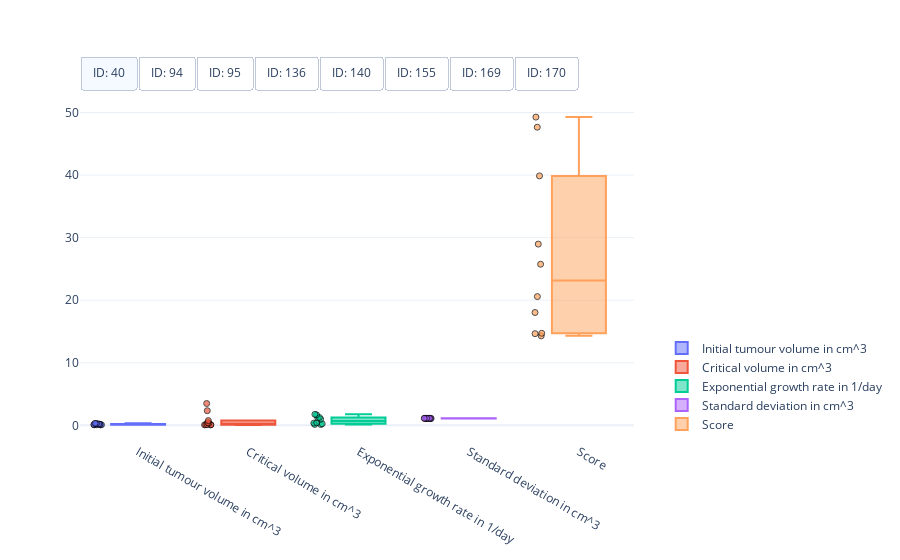

The code cell stored with this chart in its notebook:
### Code cell
#
# Visualisation of the spread of optimised model parameters for multiple runs from different initial points.
#
# This cell needs the above optimised parameters, and their respective objective function scores, as well as the data
# [mouse_params_shared_const_noise, scores_shared_const_noise, data]
#

import plotly.colors
import plotly.graph_objects as go


# Get mouse ids
mouse_ids = data['#ID'].unique()

# Get number of parameters + score (for visualisation)
n_params = mouse_params_shared_const_noise.shape[2] + 1

# Define colorscheme
colors = plotly.colors.qualitative.Plotly[:n_params]

# Get optimised parameters
optimised_parameters = mouse_params_shared_const_noise

# Get optimised parameters
scores = scores_shared_const_noise

# Create figure
fig = go.Figure()

# Box plot of optimised model parameters
for index, id_m in enumerate(mouse_ids):
    # Get optimised parameters
    parameters = optimised_parameters[index, ...]

    # Get scores
    score = scores

    # Create box plot of for initial tumour volume
    fig.add_trace(
        go.Box(
            y=parameters[:, 0],  
            name="Initial tumour volume in cm^3",
            boxpoints='all',
            jitter=0.2,
            pointpos=-1.5,
            visible=True if index == 0 else False,
            marker=dict(
                symbol='circle',
                opacity=0.7,
                line=dict(color='black', width=1)),
            marker_color=colors[0],
            line_color=colors[0]))

    # Create box plot for critical volume
    fig.add_trace(
        go.Box(
            y=parameters[:, 1],  
            name="Critical volume in cm^3",
            boxpoints='all',
            jitter=0.2,
            pointpos=-1.5,
            visible=True if index == 0 else False,
            marker=dict(
                symbol='circle',
                opacity=0.7,
                line=dict(color='black', width=1)),
            marker_color=colors[1],
            line_color=colors[1]))

    # Create box plot of for exponential tumour growth
    fig.add_trace(
        go.Box(
            y=parameters[:, 2],  
            name="Exponential growth rate in 1/day",
            boxpoints='all',
            jitter=0.2,
            pointpos=-1.5,
            visible=True if index == 0 else False,
            marker=dict(
                symbol='circle',
                opacity=0.7,
                line=dict(color='black', width=1)),
            marker_color=colors[2],
            line_color=colors[2]))

    # Create box plot for sigma
    fig.add_trace(
        go.Box(
            y=parameters[:, 3],  
            name="Standard deviation in cm^3",
            boxpoints='all',
            jitter=0.2,
            pointpos=-1.5,
            visible=True if index == 0 else False,
            marker=dict(
                symbol='circle',
                opacity=0.7,
                line=dict(color='black', width=1)),
            marker_color=colors[3],
            line_color=colors[3]))
    
    # Create box plot of for objective function score
    fig.add_trace(
        go.Box(
            y=score,  
            name="Score",
            boxpoints='all',
            jitter=0.2,
            pointpos=-1.5,
            visible=True if index == 0 else False,
            marker=dict(
                symbol='circle',
                opacity=0.7,
                line=dict(color='black', width=1)),
            marker_color=colors[4],
            line_color=colors[4]))

# Set figure size
fig.update_layout(
    autosize=True,
    template="plotly_white")

# Add switch between mice
fig.update_layout(
    updatemenus=[
        dict(
            type = "buttons",
            direction = "right",
            buttons=list([
                dict(
                    args=[{"visible": [True]*5 + [False]*(5 * 7)}],
                    label="ID: %d" % mouse_ids[0],
                    method="restyle"
                ),
                dict(
                    args=[{"visible": [False]*5 + [True]*5 + [False]*(5 * 6)}],
                    label="ID: %d" % mouse_ids[1],
                    method="restyle"
                ),
                dict(
                    args=[{"visible": [False]*(5 * 2) + [True]*5 + [False]*(5 * 5)}],
                    label="ID: %d" % mouse_ids[2],
                    method="restyle"
                ),
                dict(
                    args=[{"visible": [False]*(5 * 3) + [True]*5 + [False]*(5 * 4)}],
                    label="ID: %d" % mouse_ids[3],
                    method="restyle"
                ),
                dict(
                    args=[{"visible": [False]*(5 * 4) + [True]*5 + [False]*(5 * 3)}],
                    label="ID: %d" % mouse_ids[4],
                    method="restyle"
                ),
                dict(
                    args=[{"visible": [False]*(5 * 5) + [True]*5 + [False]*(5 * 2)}],
                    label="ID: %d" % mouse_ids[5],
                    method="restyle"
                ),
                dict(
                    args=[{"visible": [False]*(5 * 6) + [True]*5 + [False]* 5}],
                    label="ID: %d" % mouse_ids[6],
                    method="restyle"
                ),
                dict(
                    args=[{"visible": [False]*(5 * 7) + [True]*5}],
                    label="ID: %d" % mouse_ids[7],
                    method="restyle"
                )
            ]),
            pad={"r": 0, "t": -10},
            showactive=True,
            x=0.0,
            xanchor="left",
            y=1.1,
            yanchor="top"
        )
    ]
)

# Position legend
fig.update_layout(legend=dict(
    yanchor="bottom",
    y=0.01,
    xanchor="left",
    x=1.05))

# Show figure
fig.show()

### Figure 1 — Plotly figure (JSON) as saved in the notebook; plotly's stock layout.template omitted (floating-point values rounded to 4 significant figures)
{"data": [{"boxpoints": "all", "jitter": 0.2, "line": {"color": "#636EFA"}, "marker": {"color": "#636EFA", "line": {"color": "black", "width": 1}, "opacity": 0.7, "symbol": "circle"}, "name": "Initial tumour volume in cm^3", "pointpos": -1.5, "type": "box", "visible": true, "y": [0.1017, 0.2171, 0.1608, 0.2866, 0.07158, 0.08999, 0.1836, 0.09734, 0.08176, 0.3123]}, {"boxpoints": "all", "jitter": 0.2, "line": {"color": "#EF553B"}, "marker": {"color": "#EF553B", "line": {"color": "black", "width": 1}, "opacity": 0.7, "symbol": "circle"}, "name": "Critical volume in cm^3", "pointpos": -1.5, "type": "box", "visible": true, "y": [0.1202, 0.7536, 0.3347, 2.332, 0.06355, 0.091, 0.4351, 0.09493, 0.06627, 3.485]}, {"boxpoints": "all", "jitter": 0.2, "line": {"color": "#00CC96"}, "marker": {"color": "#00CC96", "line": {"color": "black", "width": 1}, "opacity": 0.7, "symbol": "circle"}, "name": "Exponential growth rate in 1/day", "pointpos": -1.5, "type": "box", "visible": true, "y": [0.9799, 0.243, 0.4224, 0.1423, 1.751, 1.254, 0.3461, 1.195, 1.669, 0.124]}, {"boxpoints": "all", "jitter": 0.2, "line": {"color": "#AB63FA"}, "marker": {"color": "#AB63FA", "line": {"color": "black", "width": 1}, "opacity": 0.7, "symbol": "circle"}, "name": "Standard deviation in cm^3", "pointpos": -1.5, "type": "box", "visible": true, "y": [1.083, 1.118, 1.111, 1.102, 1.118, 1.091, 1.084, 1.114, 1.118, 1.106]}, {"boxpoints": "all", "jitter": 0.2, "line": {"color": "#FFA15A"}, "marker": {"color": "#FFA15A", "line": {"color": "black", "width": 1}, "opacity": 0.7, "symbol": "circle"}, "name": "Score", "pointpos": -1.5, "type": "box", "visible": true, "y": [49.27, 14.65, 20.57, 28.97, 14.71, 39.87, 47.65, 18.03, 14.3, 25.75]}, {"boxpoints": "all", "jitter": 0.2, "line": {"color": "#636EFA"}, "marker": {"color": "#636EFA", "line": {"color": "black", "width": 1}, "opacity": 0.7, "symbol": "circle"}, "name": "Initial tumour volume in cm^3", "pointpos": -1.5, "type": "box", "visible": false, "y": [0.1206, 0.06361, 0.1289, 0.1244, 0.127, 0.1175, 0.1243, 0.1227, 0.07843, 0.06269]}, {"boxpoints": "all", "jitter": 0.2, "line": {"color": "#EF553B"}, "marker": {"color": "#EF553B", "line": {"color": "black", "width": 1}, "opacity": 0.7, "symbol": "circle"}, "name": "Critical volume in cm^3", "pointpos": -1.5, "type": "box", "visible": false, "y": [13.74, 0.004954, 3.532, 147.8, 138.9, 5.69, 454.9, 13.42, 0.08131, 0.01174]}, {"boxpoints": "all", "jitter": 0.2, "line": {"color": "#00CC96"}, "marker": {"color": "#00CC96", "line": {"color": "black", "width": 1}, "opacity": 0.7, "symbol": "circle"}, "name": "Exponential growth rate in 1/day", "pointpos": -1.5, "type": "box", "visible": false, "y": [0.05465, 3.329, 0.05496, 0.05241, 0.05163, 0.05729, 0.05236, 0.05402, 0.2636, 1.461]}, {"boxpoints": "all", "jitter": 0.2, "line": {"color": "#AB63FA"}, "marker": {"color": "#AB63FA", "line": {"color": "black", "width": 1}, "opacity": 0.7, "symbol": "circle"}, "name": "Standard deviation in cm^3", "pointpos": -1.5, "type": "box", "visible": false, "y": [1.083, 1.118, 1.111, 1.102, 1.118, 1.091, 1.084, 1.114, 1.118, 1.106]}, {"boxpoints": "all", "jitter": 0.2, "line": {"color": "#FFA15A"}, "marker": {"color": "#FFA15A", "line": {"color": "black", "width": 1}, "opacity": 0.7, "symbol": "circle"}, "name": "Score", "pointpos": -1.5, "type": "box", "visible": false, "y": [49.27, 14.65, 20.57, 28.97, 14.71, 39.87, 47.65, 18.03, 14.3, 25.75]}, {"boxpoints": "all", "jitter": 0.2, "line": {"color": "#636EFA"}, "marker": {"color": "#636EFA", "line": {"color": "black", "width": 1}, "opacity": 0.7, "symbol": "circle"}, "name": "Initial tumour volume in cm^3", "pointpos": -1.5, "type": "box", "visible": false, "y": [0.2214, 0.1097, 0.08656, 0.1777, 0.1168, 0.1923, 0.2244, 0.13, 0.09411, 0.1574]}, {"boxpoints": "all", "jitter": 0.2, "line": {"color": "#EF553B"}, "marker": {"color": "#EF553B", "line": {"color": "black", "width": 1}, "opacity": 0.7, "symbol": "circle"}, "name": "Critical volume in cm^3", "pointpos": -1.5, "type": "box", "visible": false, "y": [40.0, 0.4767, 0.2759, 2.217, 0.5066, 4.72, 83.47, 0.7383, 0.4096, 1.28]}, {"boxpoints": "all", "jitter": 0.2, "line": {"color": "#00CC96"}, "marker": {"color": "#00CC96", "line": {"color": "black", "width": 1}, "opacity": 0.7, "symbol": "circle"}, "name": "Exponential growth rate in 1/day", "pointpos": -1.5, "type": "box", "visible": false, "y": [0.1131, 0.3302, 0.476, 0.1613, 0.3152, 0.1367, 0.1112, 0.256, 0.3688, 0.1961]}, {"boxpoints": "all", "jitter": 0.2, "line": {"color": "#AB63FA"}, "marker": {"color": "#AB63FA", "line": {"color": "black", "width": 1}, "opacity": 0.7, "symbol": "circle"}, "name": "Standard deviation in cm^3", "pointpos": -1.5, "type": "box", "visible": false, "y": [1.083, 1.118, 1.111, 1.102, 1.118, 1.091, 1.084, 1.114, 1.118, 1.106]}, {"boxpoints": "all", "jitter": 0.2, "line": {"color": "#FFA15A"}, "marker": {"color": "#FFA15A", "line": {"color": "black", "width": 1}, "opacity": 0.7, "symbol": "circle"}, "name": "Score", "pointpos": -1.5, "type": "box", "visible": false, "y": [49.27, 14.65, 20.57, 28.97, 14.71, 39.87, 47.65, 18.03, 14.3, 25.75]}, {"boxpoints": "all", "jitter": 0.2, "line": {"color": "#636EFA"}, "marker": {"color": "#636EFA", "line": {"color": "black", "width": 1}, "opacity": 0.7, "symbol": "circle"}, "name": "Initial tumour volume in cm^3", "pointpos": -1.5, "type": "box", "visible": false, "y": [0.118, 0.1826, 0.1499, 0.1094, 0.1049, 0.08282, 0.1515, 0.07055, 0.1915, 0.07987]}, {"boxpoints": "all", "jitter": 0.2, "line": {"color": "#EF553B"}, "marker": {"color": "#EF553B", "line": {"color": "black", "width": 1}, "opacity": 0.7, "symbol": "circle"}, "name": "Critical volume in cm^3", "pointpos": -1.5, "type": "box", "visible": false, "y": [0.4475, 3.43, 1.547, 0.2989, 0.3096, 0.1236, 1.376, 0.1281, 109.1, 0.1737]}, {"boxpoints": "all", "jitter": 0.2, "line": {"color": "#00CC96"}, "marker": {"color": "#00CC96", "line": {"color": "black", "width": 1}, "opacity": 0.7, "symbol": "circle"}, "name": "Exponential growth rate in 1/day", "pointpos": -1.5, "type": "box", "visible": false, "y": [0.1712, 0.07945, 0.1012, 0.2169, 0.215, 0.414, 0.1036, 0.4151, 0.06738, 0.3276]}, {"boxpoints": "all", "jitter": 0.2, "line": {"color": "#AB63FA"}, "marker": {"color": "#AB63FA", "line": {"color": "black", "width": 1}, "opacity": 0.7, "symbol": "circle"}, "name": "Standard deviation in cm^3", "pointpos": -1.5, "type": "box", "visible": false, "y": [1.083, 1.118, 1.111, 1.102, 1.118, 1.091, 1.084, 1.114, 1.118, 1.106]}, {"boxpoints": "all", "jitter": 0.2, "line": {"color": "#FFA15A"}, "marker": {"color": "#FFA15A", "line": {"color": "black", "width": 1}, "opacity": 0.7, "symbol": "circle"}, "name": "Score", "pointpos": -1.5, "type": "box", "visible": false, "y": [49.27, 14.65, 20.57, 28.97, 14.71, 39.87, 47.65, 18.03, 14.3, 25.75]}, {"boxpoints": "all", "jitter": 0.2, "line": {"color": "#636EFA"}, "marker": {"color": "#636EFA", "line": {"color": "black", "width": 1}, "opacity": 0.7, "symbol": "circle"}, "name": "Initial tumour volume in cm^3", "pointpos": -1.5, "type": "box", "visible": false, "y": [0.08411, 0.002862, 0.0662, 0.04792, 0.003806, 0.08288, 0.08506, 0.004513, 0.002648, 0.03224]}, {"boxpoints": "all", "jitter": 0.2, "line": {"color": "#EF553B"}, "marker": {"color": "#EF553B", "line": {"color": "black", "width": 1}, "opacity": 0.7, "symbol": "circle"}, "name": "Critical volume in cm^3", "pointpos": -1.5, "type": "box", "visible": false, "y": [24.03, 0.2483, 2.11, 1.684, 0.2769, 14.74, 12.27, 0.3193, 0.2717, 1.045]}, {"boxpoints": "all", "jitter": 0.2, "line": {"color": "#00CC96"}, "marker": {"color": "#00CC96", "line": {"color": "black", "width": 1}, "opacity": 0.7, "symbol": "circle"}, "name": "Exponential growth rate in 1/day", "pointpos": -1.5, "type": "box", "visible": false, "y": [0.1107, 0.4649, 0.144, 0.1636, 0.4309, 0.1129, 0.1127, 0.3981, 0.4496, 0.1995]}, {"boxpoints": "all", "jitter": 0.2, "line": {"color": "#AB63FA"}, "marker": {"color": "#AB63FA", "line": {"color": "black", "width": 1}, "opacity": 0.7, "symbol": "circle"}, "name": "Standard deviation in cm^3", "pointpos": -1.5, "type": "box", "visible": false, "y": [1.083, 1.118, 1.111, 1.102, 1.118, 1.091, 1.084, 1.114, 1.118, 1.106]}, {"boxpoints": "all", "jitter": 0.2, "line": {"color": "#FFA15A"}, "marker": {"color": "#FFA15A", "line": {"color": "black", "width": 1}, "opacity": 0.7, "symbol": "circle"}, "name": "Score", "pointpos": -1.5, "type": "box", "visible": false, "y": [49.27, 14.65, 20.57, 28.97, 14.71, 39.87, 47.65, 18.03, 14.3, 25.75]}, {"boxpoints": "all", "jitter": 0.2, "line": {"color": "#636EFA"}, "marker": {"color": "#636EFA", "line": {"color": "black", "width": 1}, "opacity": 0.7, "symbol": "circle"}, "name": "Initial tumour volume in cm^3", "pointpos": -1.5, "type": "box", "visible": false, "y": [0.09143, 0.04402, 0.3037, 0.2647, 0.2282, 0.2711, 0.2229, 0.1787, 0.2315, 0.1678]}, {"boxpoints": "all", "jitter": 0.2, "line": {"color": "#EF553B"}, "marker": {"color": "#EF553B", "line": {"color": "black", "width": 1}, "opacity": 0.7, "symbol": "circle"}, "name": "Critical volume in cm^3", "pointpos": -1.5, "type": "box", "visible": false, "y": [0.1195, 0.03252, 17.4, 2.466, 1.367, 2.878, 1.138, 0.6214, 1.375, 0.4688]}, {"boxpoints": "all", "jitter": 0.2, "line": {"color": "#00CC96"}, "marker": {"color": "#00CC96", "line": {"color": "black", "width": 1}, "opacity": 0.7, "symbol": "circle"}, "name": "Exponential growth rate in 1/day", "pointpos": -1.5, "type": "box", "visible": false, "y": [0.7822, 2.598, 0.08452, 0.1159, 0.1472, 0.1106, 0.159, 0.2251, 0.1458, 0.2675]}, {"boxpoints": "all", "jitter": 0.2, "line": {"color": "#AB63FA"}, "marker": {"color": "#AB63FA", "line": {"color": "black", "width": 1}, "opacity": 0.7, "symbol": "circle"}, "name": "Standard deviation in cm^3", "pointpos": -1.5, "type": "box", "visible": false, "y": [1.083, 1.118, 1.111, 1.102, 1.118, 1.091, 1.084, 1.114, 1.118, 1.106]}, {"boxpoints": "all", "jitter": 0.2, "line": {"color": "#FFA15A"}, "marker": {"color": "#FFA15A", "line": {"color": "black", "width": 1}, "opacity": 0.7, "symbol": "circle"}, "name": "Score", "pointpos": -1.5, "type": "box", "visible": false, "y": [49.27, 14.65, 20.57, 28.97, 14.71, 39.87, 47.65, 18.03, 14.3, 25.75]}, {"boxpoints": "all", "jitter": 0.2, "line": {"color": "#636EFA"}, "marker": {"color": "#636EFA", "line": {"color": "black", "width": 1}, "opacity": 0.7, "symbol": "circle"}, "name": "Initial tumour volume in cm^3", "pointpos": -1.5, "type": "box", "visible": false, "y": [0.09872, 0.1459, 0.09415, 0.1419, 0.1435, 0.1439, 0.13, 0.1437, 0.1393, 0.1386]}, {"boxpoints": "all", "jitter": 0.2, "line": {"color": "#EF553B"}, "marker": {"color": "#EF553B", "line": {"color": "black", "width": 1}, "opacity": 0.7, "symbol": "circle"}, "name": "Critical volume in cm^3", "pointpos": -1.5, "type": "box", "visible": false, "y": [0.1813, 47.65, 0.1331, 5.453, 10.3, 38.03, 1.223, 5.859, 2.262, 2.134]}, {"boxpoints": "all", "jitter": 0.2, "line": {"color": "#00CC96"}, "marker": {"color": "#00CC96", "line": {"color": "black", "width": 1}, "opacity": 0.7, "symbol": "circle"}, "name": "Exponential growth rate in 1/day", "pointpos": -1.5, "type": "box", "visible": false, "y": [0.1845, 0.05663, 0.2275, 0.06078, 0.05869, 0.05721, 0.07673, 0.06002, 0.06641, 0.06713]}, {"boxpoints": "all", "jitter": 0.2, "line": {"color": "#AB63FA"}, "marker": {"color": "#AB63FA", "line": {"color": "black", "width": 1}, "opacity": 0.7, "symbol": "circle"}, "name": "Standard deviation in cm^3", "pointpos": -1.5, "type": "box", "visible": false, "y": [1.083, 1.118, 1.111, 1.102, 1.118, 1.091, 1.084, 1.114, 1.118, 1.106]}, {"boxpoints": "all", "jitter": 0.2, "line": {"color": "#FFA15A"}, "marker": {"color": "#FFA15A", "line": {"color": "black", "width": 1}, "opacity": 0.7, "symbol": "circle"}, "name": "Score", "pointpos": -1.5, "type": "box", "visible": false, "y": [49.27, 14.65, 20.57, 28.97, 14.71, 39.87, 47.65, 18.03, 14.3, 25.75]}, {"boxpoints": "all", "jitter": 0.2, "line": {"color": "#636EFA"}, "marker": {"color": "#636EFA", "line": {"color": "black", "width": 1}, "opacity": 0.7, "symbol": "circle"}, "name": "Initial tumour volume in cm^3", "pointpos": -1.5, "type": "box", "visible": false, "y": [0.04388, 0.07213, 0.09198, 0.08214, 0.08563, 0.04993, 0.05219, 0.09451, 0.1008, 0.09307]}, {"boxpoints": "all", "jitter": 0.2, "line": {"color": "#EF553B"}, "marker": {"color": "#EF553B", "line": {"color": "black", "width": 1}, "opacity": 0.7, "symbol": "circle"}, "name": "Critical volume in cm^3", "pointpos": -1.5, "type": "box", "visible": false, "y": [0.05517, 0.5874, 174.2, 0.994, 1.294, 0.08746, 0.1102, 10.14, 18.56, 15.04]}, {"boxpoints": "all", "jitter": 0.2, "line": {"color": "#00CC96"}, "marker": {"color": "#00CC96", "line": {"color": "black", "width": 1}, "opacity": 0.7, "symbol": "circle"}, "name": "Exponential growth rate in 1/day", "pointpos": -1.5, "type": "box", "visible": false, "y": [0.3976, 0.1017, 0.06427, 0.08477, 0.07927, 0.2802, 0.2384, 0.06458, 0.06198, 0.06484]}, {"boxpoints": "all", "jitter": 0.2, "line": {"color": "#AB63FA"}, "marker": {"color": "#AB63FA", "line": {"color": "black", "width": 1}, "opacity": 0.7, "symbol": "circle"}, "name": "Standard deviation in cm^3", "pointpos": -1.5, "type": "box", "visible": false, "y": [1.083, 1.118, 1.111, 1.102, 1.118, 1.091, 1.084, 1.114, 1.118, 1.106]}, {"boxpoints": "all", "jitter": 0.2, "line": {"color": "#FFA15A"}, "marker": {"color": "#FFA15A", "line": {"color": "black", "width": 1}, "opacity": 0.7, "symbol": "circle"}, "name": "Score", "pointpos": -1.5, "type": "box", "visible": false, "y": [49.27, 14.65, 20.57, 28.97, 14.71, 39.87, 47.65, 18.03, 14.3, 25.75]}], "layout": {"autosize": true, "legend": {"x": 1.05, "xanchor": "left", "y": 0.01, "yanchor": "bottom"}, "updatemenus": [{"buttons": [{"args": [{"visible": [true, true, true, true, true, false, false, false, false, false, false, false, false, false, false, false, false, false, false, false, false, false, false, false, false, false, false, false, false, false, false, false, false, false, false, false, false, false, false, false]}], "label": "ID: 40", "method": "restyle"}, {"args": [{"visible": [false, false, false, false, false, true, true, true, true, true, false, false, false, false, false, false, false, false, false, false, false, false, false, false, false, false, false, false, false, false, false, false, false, false, false, false, false, false, false, false]}], "label": "ID: 94", "method": "restyle"}, {"args": [{"visible": [false, false, false, false, false, false, false, false, false, false, true, true, true, true, true, false, false, false, false, false, false, false, false, false, false, false, false, false, false, false, false, false, false, false, false, false, false, false, false, false]}], "label": "ID: 95", "method": "restyle"}, {"args": [{"visible": [false, false, false, false, false, false, false, false, false, false, false, false, false, false, false, true, true, true, true, true, false, false, false, false, false, false, false, false, false, false, false, false, false, false, false, false, false, false, false, false]}], "label": "ID: 136", "method": "restyle"}, {"args": [{"visible": [false, false, false, false, false, false, false, false, false, false, false, false, false, false, false, false, false, false, false, false, true, true, true, true, true, false, false, false, false, false, false, false, false, false, false, false, false, false, false, false]}], "label": "ID: 140", "method": "restyle"}, {"args": [{"visible": [false, false, false, false, false, false, false, false, false, false, false, false, false, false, false, false, false, false, false, false, false, false, false, false, false, true, true, true, true, true, false, false, false, false, false, false, false, false, false, false]}], "label": "ID: 155", "method": "restyle"}, {"args": [{"visible": [false, false, false, false, false, false, false, false, false, false, false, false, false, false, false, false, false, false, false, false, false, false, false, false, false, false, false, false, false, false, true, true, true, true, true, false, false, false, false, false]}], "label": "ID: 169", "method": "restyle"}, {"args": [{"visible": [false, false, false, false, false, false, false, false, false, false, false, false, false, false, false, false, false, false, false, false, false, false, false, false, false, false, false, false, false, false, false, false, false, false, false, true, true, true, true, true]}], "label": "ID: 170", "method": "restyle"}], "direction": "right", "pad": {"r": 0, "t": -10}, "showactive": true, "type": "buttons", "x": 0, "xanchor": "left", "y": 1.1, "yanchor": "top"}]}}
